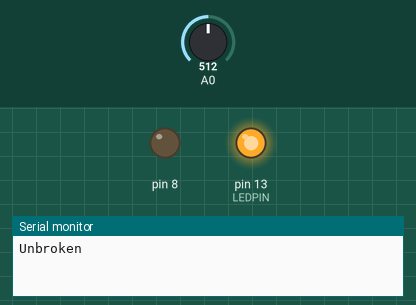
The sketch below on a simulated Arduino Uno, built with avr-gcc and run on an emulated ATmega328P. On the bench: output pins drawn as LEDs (lit = HIGH), the last lines printed to the serial monitor. The inputs (shaded band) are chosen by the test bench; at power-on: A0 = 512.

Above: at 1.2 s.
1.3 s: A0 set to 106
2.8 s: A0 set to 92
At 3.1 s:
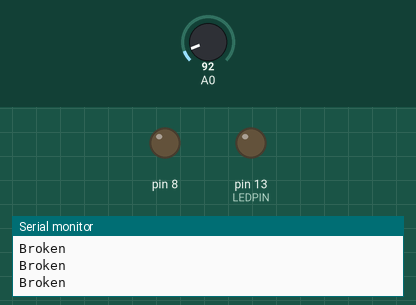
4.3 s: A0 set to 110
At 5.5 s:
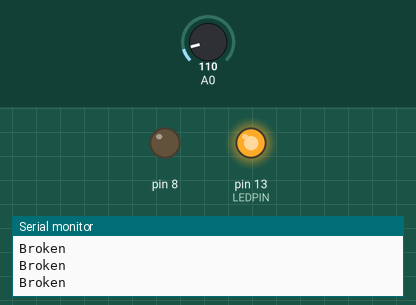
5.8 s: A0 set to 0
At 6.6 s:
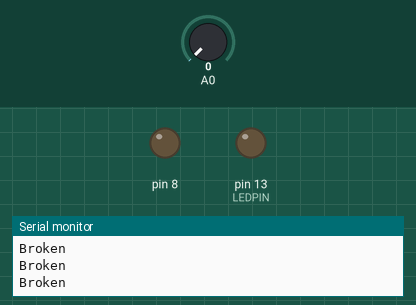
Timing chart, 0 to 8.3 s (numbered marks = the images above; inputs shaded):
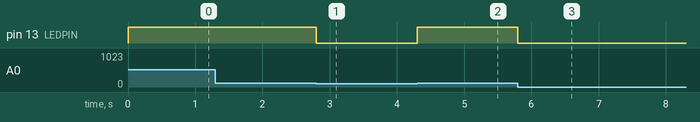

The sketch:

Test_IR_Sensor.ino
```cpp
#define LEDPIN 13
  // Pin 13: Arduino has an LED connected on pin 13
  // Pin 11: Teensy 2.0 has the LED on pin 11
  // Pin  6: Teensy++ 2.0 has the LED on pin 6
  // Pin 13: Teensy 3.0 has the LED on pin 13

#define SENSORPIN 4

// variables will change:
int sensorState = 0, lastState=0;         // variable for reading the pushbutton status

void setup() {
  pinMode(13, OUTPUT);
  // initialize the sensor pin as an input:
  //pinMode(4, INPUT);
  pinMode (8, OUTPUT);
  digitalWrite(13, HIGH); // turn on the pullup

  Serial.begin(9600);
}

void loop(){
  // read the state of the pushbutton value:
  sensorState = analogRead(A0);

  // check if the sensor beam is broken
  // if it is, the sensorState is LOW:
  if (sensorState > 100) {
    // turn LED on:
    digitalWrite(13, HIGH);
  }
  else {
    // turn LED off:
    digitalWrite(13, LOW);
  }

  if (sensorState > 100 && !lastState) {
    Serial.println("Unbroken");
  }
  if (sensorState <100 && lastState) {
    Serial.println("Broken");
  }
  lastState = sensorState;
}
```

Measured:
- the behaviour switches between 101 and 100 on A0 (found by bisection; images 0 and 1)
- after the input at 1.3 s, every drawn part: stays the same
- after the input at 2.8 s, pin 13 (LEDPIN): HIGH → LOW at once
- after the input at 4.3 s, pin 13 (LEDPIN): LOW → HIGH at once
- after the input at 5.8 s, pin 13 (LEDPIN): HIGH → LOW at once
